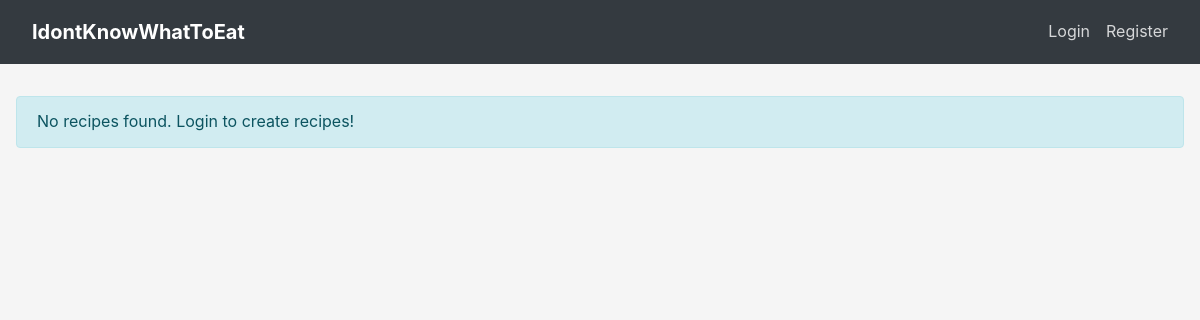
The page /index on the database as committed earlier.
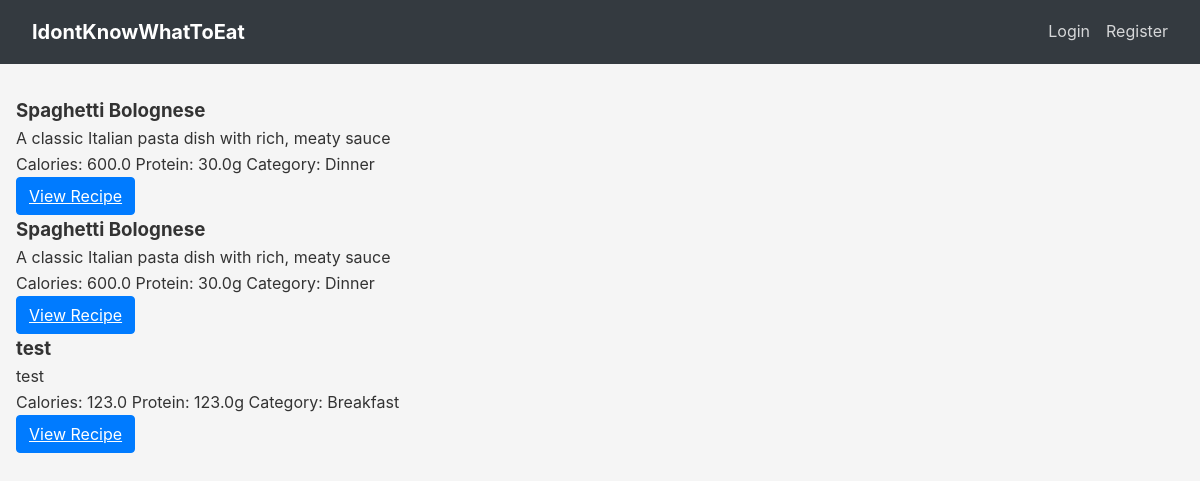
The same page on the database as committed later.
### app/models.py (models this page shows)
class Recipe(db.Model):
    id = db.Column(db.Integer, primary_key=True)
    title = db.Column(db.String(100), nullable=False)
    description = db.Column(db.Text)
    ingredients = db.Column(db.Text, nullable=False)
    instructions = db.Column(db.Text, nullable=False)
    calories = db.Column(db.Float, nullable=False)
    protein = db.Column(db.Float, nullable=False)
    created_at = db.Column(db.DateTime, default=datetime.utcnow)
    user_id = db.Column(db.Integer, db.ForeignKey('user.id'))
    category_id = db.Column(db.Integer, db.ForeignKey('category.id'))

class Category(db.Model):
    id = db.Column(db.Integer, primary_key=True)
    name = db.Column(db.String(50), unique=True, nullable=False)
    recipes = db.relationship('Recipe', backref='category', lazy='dynamic')

### app/main/routes.py (the view)
@bp.route('/')
@bp.route('/index')
def index():
    recipes = Recipe.query.all()
    return render_template('index.html', title='Home', recipes=recipes)

### app/templates/index.html (shortened to what this page needs)
{% extends "base.html" %}
{% block content %}
    <div class="recipe-list">
        {% if recipes %}
            {% for recipe in recipes %}
                <div class="card recipe-card">
                    <div class="card-body">
                        <h3 class="card-title">{{ recipe.title }}</h3>
                        <p class="card-text">{{ recipe.description }}</p>
                        <div class="recipe-meta">
                            <span>Calories: {{ recipe.calories }}</span>
                            <span>Protein: {{ recipe.protein }}g</span>
                            <span>Category: {{ recipe.category.name }}</span>
                        </div>
                        <a href="{{ url_for('main.view_recipe', id=recipe.id) }}" class="btn btn-primary">View Recipe</a>
                    </div>
                </div>
            {% endfor %}
        {% else %}
            <div class="alert alert-info">
                No recipes found. {% if current_user.is_authenticated %}Create a new recipe!{% else %}Login to create recipes!{% endif %}
            </div>
        {% endif %}
    </div>
{% endblock %}

### app/templates/base.html (shortened to what this page needs)
<!DOCTYPE html>
<html lang="en">
<head>
    <link rel="stylesheet" href="{{ url_for('static', filename='css/styles.css') }}">
</head>
<body>
    <nav class="navbar">
        <div class="navbar-container">
            <a class="navbar-brand" href="{{ url_for('main.index') }}">IdontKnowWhatToEat</a>
            <ul class="navbar-nav">
                {% if current_user.is_authenticated %}
                    <li class="nav-item">
                        <a class="nav-link" href="{{ url_for('main.new_recipe') }}">New Recipe</a>
                    </li>
                    <li class="nav-item">
                        <a class="nav-link" href="{{ url_for('main.user', username=current_user.username) }}">Profile</a>
                    </li>
                    <li class="nav-item">
                        <a class="nav-link" href="{{ url_for('main.logout') }}">Logout</a>
                    </li>
                {% else %}
                    <li class="nav-item">
                        <a class="nav-link" href="{{ url_for('main.login') }}">Login</a>
                    </li>
                    <li class="nav-item">
                        <a class="nav-link" href="{{ url_for('main.register') }}">Register</a>
                    </li>
                {% endif %}
            </ul>
        </div>
    </nav>
    <div class="main-container">
        {% block content %}{% endblock %}
    </div>
</body>
</html>

### app/static/css/styles.css (style rules this page uses)
:root { --primary-color: #007bff; --secondary-color: #6c757d; --success-color: #28a745; --danger-color: #dc3545; --light-color: #f8f9fa; --dark-color: #343a40; --border-color: #dee2e6; }
* { margin: 0; padding: 0; box-sizing: border-box; }
body { font-family: -apple-system, BlinkMacSystemFont, 'Segoe UI', Roboto, Oxygen, Ubuntu, Cantarell, sans-serif; line-height: 1.6; color: #333; background-color: #f5f5f5; }
.navbar { background-color: var(--dark-color); padding: 1rem; margin-bottom: 2rem; }
.navbar-container { max-width: 1200px; margin: 0 auto; display: flex; align-items: center; justify-content: space-between; padding: 0 1rem; }
.navbar-brand { color: white; text-decoration: none; font-size: 1.25rem; font-weight: bold; }
.navbar-nav { display: flex; list-style: none; margin-left: auto; }
.nav-item { margin-left: 1rem; }
.nav-link { color: rgba(255, 255, 255, 0.8); text-decoration: none; }
.main-container { max-width: 1200px; margin: 0 auto; padding: 0 1rem; }
.btn { display: inline-block; font-weight: 400; text-align: center; white-space: nowrap; vertical-align: middle; user-select: none; border: 1px solid transparent; padding: 0.375rem 0.75rem; font-size: 1rem; line-height: 1.5; border-radius: 0.25rem; cursor: pointer; transition: background-color 0.15s ease-in-out, border-color 0.15s ease-in-out; }
.btn-primary { color: #fff; background-color: var(--primary-color); border-color: var(--primary-color); }

Rows that differ between the two databases and show on the page:
added Recipe: title "Spaghetti Bolognese", description "A classic Italian pasta dish with rich, meaty sauce", calories "600.0", protein "30.0", category.name "Dinner"
added Recipe: title "Spaghetti Bolognese", description "A classic Italian pasta dish with rich, meaty sauce", calories "600.0", protein "30.0", category.name "Dinner"
added Recipe: title "test", description "test", calories "123.0", protein "123.0", category.name "Breakfast"
Other text that changed with them:
text no longer shown: "No recipes found. Login to create recipes!"
